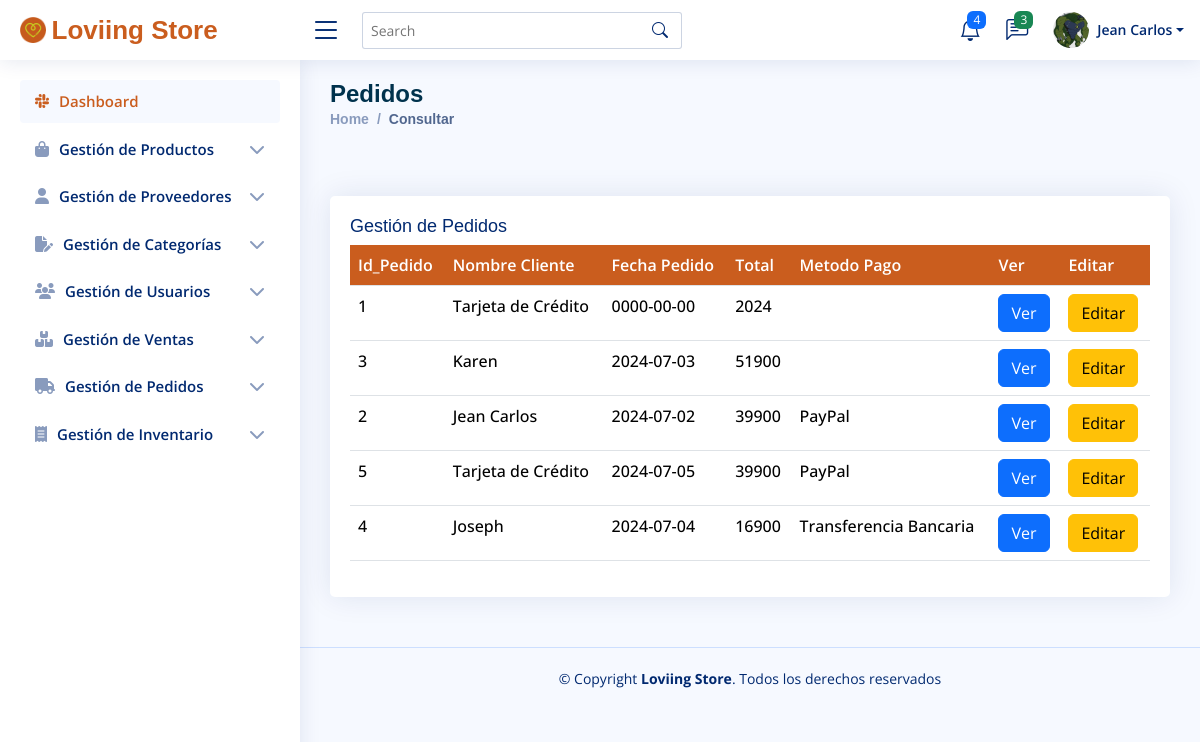
The page /Views/Administrador/consultarPedidos.php (signed in) on the database its author committed.
### tables this page shows
CREATE TABLE `tbl_usuarios` (
  `id_usuario` int(11) NOT NULL,
  `nombre_usuario` varchar(100) DEFAULT NULL,
  `genero` varchar(50) DEFAULT NULL,
  `fecha_nacimiento` date DEFAULT NULL,
  `tipo_documento` varchar(50) DEFAULT NULL,
  `num_documento` varchar(50) DEFAULT NULL,
  `email_usuario` varchar(50) DEFAULT NULL,
  `clave_usuario` varchar(250) DEFAULT NULL,
  `rol_usuario` varchar(50) DEFAULT NULL,
  `estado_usuario` varchar(10) DEFAULT NULL,
  `foto_usuario` varchar(255) DEFAULT NULL,
  `fecha_creacion` date DEFAULT NULL
);

CREATE TABLE `tbl_pedidos` (
  `id_pedido` int(11) NOT NULL,
  `cod_cliente` int(11) NOT NULL,
  `fecha_pedido` date NOT NULL,
  `total` float NOT NULL,
  `cod_metodo_pago` int(11) NOT NULL
);

CREATE TABLE `tbl_metodo_pago` (
  `id_metodo` int(11) NOT NULL,
  `nombre_metodo` varchar(150) DEFAULT NULL
);

### Models/consultasAdmin.php (called while the page is built, shortened)
<?php
require_once ('conexionBd.php');
class ConsultasAdmin
{
    public function consultarUser($idUser)
    {
        $sql = "SELECT * FROM tbl_usuarios WHERE id_usuario = :idUser";
        $objConexionBd = new ConexionBd();
        $conexion = $objConexionBd->getConexion();
        $result = $conexion->prepare($sql);
        $result->bindParam(":idUser", $idUser);
        $result->execute();
        $f = $result->fetch();
        return $f;
    }
}

### Models/conexionBd.php (called while the page is built)
<?php
class ConexionBd
{
    public function getConexion()
    {
        $host = "";
        $dbName = "loviing store";
        $user = "root";
        $pass = "";
        $conexion = new PDO("mysql:host=$host;dbname=$dbName;", $user, $pass);
        return $conexion;
    }
}

### Models/consultasPedidos.php (called while the page is built, shortened)
<?php
require_once(__DIR__ . '/prepararConsulta.php');
class ConsultasPedidos
{
    public $objPrepararConsulta;
    public function __construct()
    {
        $this->objPrepararConsulta = new PrepararConsulta();
    }
    public function consultarPedidos()
    {
        $consultarPedidos = "SELECT
    p.id_pedido,
    u.nombre_usuario AS nombre_cliente,
    p.fecha_pedido,
    p.total,
    m.nombre_metodo AS metodo_pago
    FROM
    tbl_pedidos p
    JOIN
    tbl_usuarios u ON p.cod_cliente = u.id_usuario
    JOIN
    tbl_metodo_pago m ON p.cod_metodo_pago = m.id_metodo";
        $resultConsultarPedidos = $this->objPrepararConsulta->prepararConsulta($consultarPedidos, 0);
        $fPedidos = $resultConsultarPedidos->fetchAll();
        return $fPedidos;
    }
}

### Models/prepararConsulta.php (called while the page is built, shortened)
<?php
require_once (__DIR__ . '/conexionBd.php');
class PrepararConsulta
{
    public $conexion;
    public function __construct()
    {
        $this->objConexionBD = new ConexionBd();
        $this->conexion = $this->objConexionBD->getConexion();
    }
    public function prepararConsulta($consulta, $bindValues)
    {
        $consultaPreparada = $this->conexion->prepare($consulta);
        $consultaPreparada->execute();
        return $consultaPreparada;
    }
}

### Controllers/Administrador/tablaPedidos.php (the view)
<?php
require_once (__DIR__ . '/../../Models/consultasPedidos.php');
class TablaPedidos
{
    public $objConsultasPedidos;
    public function __construct()
    {
        $this->objConsultasPedidos = new ConsultasPedidos();
    }
    public function tablaPedidos()
    {
        $tabla = $this->objConsultasPedidos->consultarPedidos();
        if (!isset($tabla)) {
            echo '
            <h2>No hay pedidos registrados</h2>
            ';
        } else {
            foreach ($tabla as $f) {
                ?>
                <tr>
                    <td><?php echo $f["id_pedido"] ?></td>
                    <td><?php echo $f["nombre_cliente"] ?></td>
                    <td><?php echo $f["fecha_pedido"] ?></td>
                    <td><?php echo $f["total"] ?></td>
                    <td><?php echo $f["metodo_pago"] ?></td>
                    <td><a href="" class="btn btn-primary">Ver</a></td>
                    <td><a href="editarPedidos.php?id_pedido=<?php echo $f["id_pedido"] ?>" class="btn btn-warning">Editar</a></td>
                </tr>
                <?php
            }
        }
    }
}

### Controllers/Administrador/mostrarInfoUser.php (shortened to what this page needs)
<?php
require_once ('../../Models/consultasAdmin.php');
function cargarHeaderAdmin()
{
  echo '
  <header id="header" class="header fixed-top d-flex align-items-center">
    <div class="d-flex align-items-center justify-content-between">
      <a href="home.php" class="logo d-flex align-items-center">
        <img src="../Dashboard/assets/img/favicon.png" alt="">
        <span class="d-none d-lg-block logo_ls">Loviing Store</span>
      </a>
      <i class="bi bi-list toggle-sidebar-btn"></i>
    </div>
    <div class="search-bar">
      <form class="search-form d-flex align-items-center" method="POST" action="#">
        <input type="text" name="query" placeholder="Search" title="Enter search keyword">
        <button type="submit" title="Search"><i class="bi bi-search"></i></button>
      </form>
    </div>
    <nav class="header-nav ms-auto">
      <ul class="d-flex align-items-center">
        <li class="nav-item dropdown">
          <a class="nav-link nav-icon" href="#" data-bs-toggle="dropdown">
            <i class="bi bi-bell"></i>
            <span class="badge bg-primary badge-number">4</span>
          </a>
        </li>
        <li class="nav-item dropdown">
          <a class="nav-link nav-icon" href="#" data-bs-toggle="dropdown">
            <i class="bi bi-chat-left-text"></i>
            <span class="badge bg-success badge-number">3</span>
          </a>
        </li>
        ';
  cargarPerfilAdmin();
  echo '
      </ul>
    </nav>
  </header>
  ';
}
function cargarPerfilAdmin()
{
  $idUser = $_SESSION["idUser"];
  $objConsultasAdmin = new ConsultasAdmin();
  $f = $objConsultasAdmin->consultarUser($idUser);
  echo '
        <li class="nav-item dropdown pe-3">
          <a class="nav-link nav-profile d-flex align-items-center pe-0" href="#" data-bs-toggle="dropdown">
            <img src="../../Uploads/Usuarios/' . $f["foto_usuario"] . '" alt="Profile" class="rounded-circle" >
            <span class="d-none d-md-block dropdown-toggle ps-2">' . $f["nombre_usuario"] . '</span>
          </a>
          <ul class="dropdown-menu dropdown-menu-end dropdown-menu-arrow profile">
            <li class="dropdown-header">
              <h6>' . $f["nombre_usuario"] . '</h6>
              <span>' . $f["rol_usuario"] . '</span>
            </li>
            <li>
              <hr class="dropdown-divider">
            </li>
            <li>
              <a class="dropdown-item d-flex align-items-center" href="userProfileAdmin.php">
                <i class="bi bi-person"></i>
                <span>Mi perfil</span>
              </a>
            </li>
            <li>
              <hr class="dropdown-divider">
            </li>
            <li>
              <a class="dropdown-item d-flex align-items-center" href="users-profile.html">
                <i class="bi bi-gear"></i>
                <span>Configuración</span>
              </a>
            </li>
            <li>
              <hr class="dropdown-divider">
            </li>
            <li>
              <a class="dropdown-item d-flex align-items-center" href="pages-faq.html">
                <i class="bi bi-question-circle"></i>
                <span>¿Necesitas Ayuda?</span>
              </a>
            </li>
            <li>
              <hr class="dropdown-divider">
            </li>
            <li>
              <a class="dropdown-item d-flex align-items-center" href="../../Controllers/cerrarSesion.php">
                <i class="bi bi-box-arrow-right"></i>
                <span>Cerrar Sesión</span>
              </a>
            </li>
          </ul>
        </li>
    ';
}
function cargarMenuAdmin()
{
  ?>
  <aside id="sidebar" class="sidebar">
    <ul class="sidebar-nav" id="sidebar-nav">
      <li class="nav-item">
        <a class="nav-link " href="home.php">
          <i class="fa-brands fa-slack"></i>
          <span>Dashboard</span>
        </a>
      </li>
      <li class="nav-item">
        <a class="nav-link collapsed" data-bs-target="#GestionProductos-nav" data-bs-toggle="collapse" href="#">
          <i class="fa-solid fa-bag-shopping"></i>
          <span>Gestión de Productos</span><i class=" fa-solid fa-chevron-down ms-auto"></i>
        </a>
      </li>
      <li class="nav-item">
        <a class="nav-link collapsed" data-bs-target="#formacion-nav" data-bs-toggle="collapse" href="#">
          <i class="fa-solid fa-user"></i>
          <span>Gestión de Proveedores</span><i class="fa-solid fa-chevron-down ms-auto"></i>
        </a>
      </li>
      <li class="nav-item">
        <a class="nav-link collapsed" data-bs-target="#GestionCategorias-nav" data-bs-toggle="collapse" href="#">
          <i class="fa-solid fa-file-pen"></i>
          <span>Gestión de Categorías</span><i class="fa-solid fa-chevron-down ms-auto"></i>
        </a>
      </li>
      <li class="nav-item">
        <a class="nav-link collapsed" data-bs-target="#GestionUsuarios-nav" data-bs-toggle="collapse" href="#">
          <i class="fa-solid fa-users"></i>
          <span>Gestión de Usuarios</span><i class="fa-solid fa-chevron-down ms-auto"></i>
        </a>
      </li>
      <li class="nav-item">
        <a class="nav-link collapsed" data-bs-target="#GestionVentas-nav" data-bs-toggle="collapse" href="#">
          <i class="fa-solid fa-boxes-stacked"></i>
          <span>Gestión de Ventas</span><i class="fa-solid fa-chevron-down ms-auto"></i>
        </a>
      </li>
      <li class="nav-item">
        <a class="nav-link collapsed" data-bs-target="#Pedidos-nav" data-bs-toggle="collapse" href="#">
          <i class="fa-solid fa-truck"></i>
          <span>Gestión de Pedidos</span><i class="fa-solid fa-chevron-down ms-auto"></i>
        </a>
      </li>
      <li class="nav-item">
        <a class="nav-link collapsed" data-bs-target="#Inventario-nav" data-bs-toggle="collapse" href="#">
          <i class="fa-solid fa-receipt"></i>
          <span>Gestión de Inventario</span><i class="fa-solid fa-chevron-down ms-auto"></i>
        </a>
      </li>
  </aside>
  <?php
}
function cargarFooterAdmin()
{
  echo '
  <footer id="footer" class="footer">
    <div class="copyright">
      &copy; Copyright <strong><span>Loviing Store</span></strong>. Todos los derechos reservados
    </div>
    <div class="credits">
    </div>
  </footer>
  ';
}

### Views/Dashboard/assets/css/style.css (style rules this page uses)
:root { scroll-behavior: smooth; --primary-color: #ca5d1e; --secondary-color: #c8cc21; --complementary-color1: #ffffff; --font-size-titulos-h1: 48px; --font-size-titulos-h2: 40px; --font-size-titulos-h3: 32px; --font-size-titulos-h4: 24px; --font-size-parrafos: 24px; --tipografia-titulos: "Open Sans", sans-serif --tipografia-parrafos: "Borel", cursive;; }
body { font-family: "Open Sans", sans-serif; background: #f6f9ff; color: #444444; }
a { color: var(--primary-color); text-decoration: none; }
.logo { line-height: 1; }
@media (min-width: 1200px) { .logo { width: 280px; } }
.logo img { max-height: 26px; margin-right: 6px; }
.logo span { font-size: 26px; font-weight: 700; color: var(--primary-color); font-family: "Work Sans", sans-serif; }
.header { transition: all 0.5s; z-index: 997; height: 60px; box-shadow: 0px 2px 20px rgba(1, 41, 112, 0.1); background-color: #fff; padding-left: 20px; }
.header .toggle-sidebar-btn { font-size: 32px; padding-left: 10px; cursor: pointer; color: #012970; }
.header .search-bar { min-width: 360px; padding: 0 20px; }
.header .search-form { width: 100%; }
.header .search-form input { border: 0; font-size: 14px; color: #012970; border: 1px solid rgba(1, 41, 112, 0.2); padding: 7px 38px 7px 8px; border-radius: 3px; transition: 0.3s; width: 100%; }
.header .search-form button { border: 0; padding: 0; margin-left: -30px; background: none; }
.header .search-form button i { color: #012970; }
.header-nav ul { list-style: none; }
.header-nav>ul { margin: 0; padding: 0; }
.header-nav .nav-icon { font-size: 22px; color: #012970; margin-right: 25px; position: relative; }
.header-nav .nav-profile { color: #012970; }
.header-nav .nav-profile img { max-height: 36px; }
.header-nav .nav-profile span { font-size: 14px; font-weight: 600; }
.header-nav .badge-number { position: absolute; inset: -2px -5px auto auto; font-weight: normal; font-size: 12px; padding: 3px 6px; }
.sidebar { position: fixed; top: 60px; left: 0; bottom: 0; width: 300px; z-index: 996; transition: all 0.3s; padding: 20px; overflow-y: auto; scrollbar-width: thin; scrollbar-color: #aab7cf transparent; box-shadow: 0px 0px 20px rgba(1, 41, 112, 0.1); background-color: #fff; }
@media (min-width: 1200px) { #main, #footer { margin-left: 300px; } }
.sidebar-nav { padding: 0; margin: 0; list-style: none; }
.sidebar-nav li { padding: 0; margin: 0; list-style: none; }
.sidebar-nav .nav-item { margin-bottom: 5px; }
.sidebar-nav .nav-link { display: flex; align-items: center; font-size: 15px; font-weight: 600; color: var(--primary-color); transition: 0.3; background: #f6f9ff; padding: 10px 15px; border-radius: 4px; }
.sidebar-nav .nav-link i { font-size: 16px; margin-right: 10px; color: var(--primary-color); }
.sidebar-nav .nav-link.collapsed { color: #012970; background: #fff; }
.sidebar-nav .nav-link.collapsed i { color: #899bbd; }
.sidebar-nav .nav-link .fa-chevron-down { margin-right: 0; transition: transform 0.2s ease-in-out; }
.footer { padding: 20px 0; font-size: 14px; transition: all 0.3s; border-top: 1px solid #cddfff; }
.footer .copyright { text-align: center; color: #012970; }
.footer .credits { padding-top: 5px; text-align: center; font-size: 13px; color: #012970; }
.card .tabla-consultar td { font-family: var(--tipografia-parrafos); font-weight: 500; }

### Views/Dashboard/assets/css/styleformularios.css (style rules this page uses)
:root { scroll-behavior: smooth; --primary-color: #ca5d1e; --secondary-color: #c8cc21; --complementary-color1: #ffffff; --font-size-titulos-h1: 48px; --font-size-titulos-h2: 40px; --font-size-titulos-h3: 32px; --font-size-titulos-h4: 24px; --font-size-parrafos: 24px; --tipografia-titulos: "Open Sans", sans-serif --tipografia-parrafos: "Borel", cursive;; }

### Views/Dashboard/assets/css/styleRegistros.css (style rules this page uses)
:root { scroll-behavior: smooth; --primary-color: #ca5d1e; --secondary-color: #c8cc21; --complementary-color1: #ffffff; --font-size-titulos-h1: 48px; --font-size-titulos-h2: 40px; --font-size-titulos-h3: 32px; --font-size-titulos-h4: 24px; --font-size-parrafos: 24px; --tipografia-titulos: "Open Sans", sans-serif --tipografia-parrafos: "Borel", cursive;; }

### rows shown on the page
tbl_usuarios: foto_usuario (picture), nombre_usuario "Jean Carlos"
tbl_pedidos: id_pedido "1", cod_cliente.nombre_usuario "Tarjeta de Crédito", fecha_pedido "0000-00-00", total "2024"
tbl_pedidos: id_pedido "3", cod_cliente.nombre_usuario "Karen", fecha_pedido "2024-07-03", total "51900"
tbl_pedidos: id_pedido "2", cod_cliente.nombre_usuario "Jean Carlos", fecha_pedido "2024-07-02", total "39900", cod_metodo_pago.nombre_metodo "PayPal"
tbl_pedidos: id_pedido "5", cod_cliente.nombre_usuario "Tarjeta de Crédito", fecha_pedido "2024-07-05", total "39900", cod_metodo_pago.nombre_metodo "PayPal"
tbl_pedidos: id_pedido "4", cod_cliente.nombre_usuario "Joseph", fecha_pedido "2024-07-04", total "16900", cod_metodo_pago.nombre_metodo "Transferencia Bancaria"
